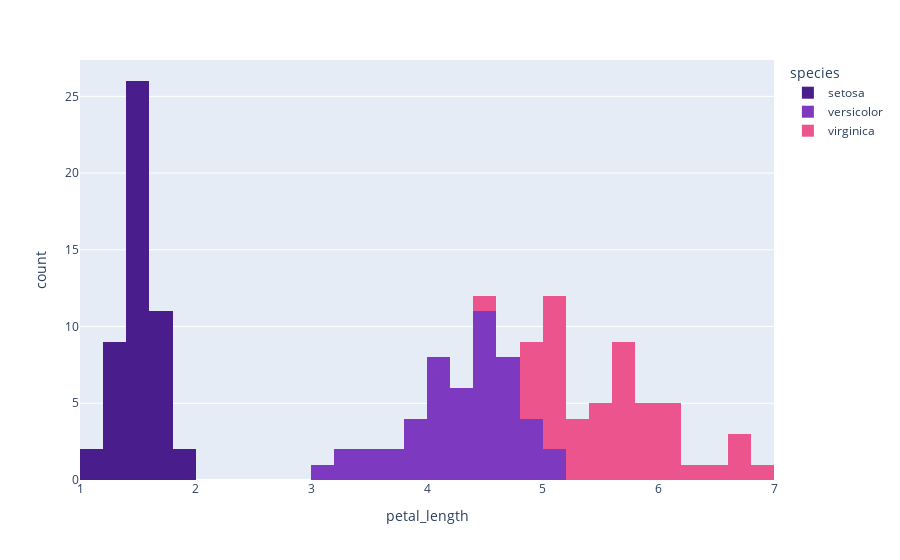

This figure's notebook cell:
### Code cell
fig = px.histogram(data_frame=df, x='petal_length',color='species',color_discrete_sequence=['#491D8B','#7D3AC1','#EB548C'],nbins=30)
fig.show()

### Figure 1 — Plotly figure (JSON) as saved in the notebook; plotly's stock layout.template omitted (floating-point values rounded to 4 significant figures)
{"data": [{"alignmentgroup": "True", "bingroup": "x", "hovertemplate": "species=setosa<br>petal_length=%{x}<br>count=%{y}<extra></extra>", "legendgroup": "setosa", "marker": {"color": "#491D8B", "pattern": {"shape": ""}}, "name": "setosa", "nbinsx": 30, "offsetgroup": "setosa", "orientation": "v", "showlegend": true, "type": "histogram", "x": [1.4, 1.4, 1.3, 1.5, 1.4, 1.7, 1.4, 1.5, 1.4, 1.5, 1.5, 1.6, 1.4, 1.1, 1.2, 1.5, 1.3, 1.4, 1.7, 1.5, 1.7, 1.5, 1, 1.7, 1.9, 1.6, 1.6, 1.5, 1.4, 1.6, 1.6, 1.5, 1.5, 1.4, 1.5, 1.2, 1.3, 1.4, 1.3, 1.5, 1.3, 1.3, 1.3, 1.6, 1.9, 1.4, 1.6, 1.4, 1.5, 1.4], "xaxis": "x", "yaxis": "y"}, {"alignmentgroup": "True", "bingroup": "x", "hovertemplate": "species=versicolor<br>petal_length=%{x}<br>count=%{y}<extra></extra>", "legendgroup": "versicolor", "marker": {"color": "#7D3AC1", "pattern": {"shape": ""}}, "name": "versicolor", "nbinsx": 30, "offsetgroup": "versicolor", "orientation": "v", "showlegend": true, "type": "histogram", "x": [4.7, 4.5, 4.9, 4, 4.6, 4.5, 4.7, 3.3, 4.6, 3.9, 3.5, 4.2, 4, 4.7, 3.6, 4.4, 4.5, 4.1, 4.5, 3.9, 4.8, 4, 4.9, 4.7, 4.3, 4.4, 4.8, 5, 4.5, 3.5, 3.8, 3.7, 3.9, 5.1, 4.5, 4.5, 4.7, 4.4, 4.1, 4, 4.4, 4.6, 4, 3.3, 4.2, 4.2, 4.2, 4.3, 3, 4.1], "xaxis": "x", "yaxis": "y"}, {"alignmentgroup": "True", "bingroup": "x", "hovertemplate": "species=virginica<br>petal_length=%{x}<br>count=%{y}<extra></extra>", "legendgroup": "virginica", "marker": {"color": "#EB548C", "pattern": {"shape": ""}}, "name": "virginica", "nbinsx": 30, "offsetgroup": "virginica", "orientation": "v", "showlegend": true, "type": "histogram", "x": [6, 5.1, 5.9, 5.6, 5.8, 6.6, 4.5, 6.3, 5.8, 6.1, 5.1, 5.3, 5.5, 5, 5.1, 5.3, 5.5, 6.7, 6.9, 5, 5.7, 4.9, 6.7, 4.9, 5.7, 6, 4.8, 4.9, 5.6, 5.8, 6.1, 6.4, 5.6, 5.1, 5.6, 6.1, 5.6, 5.5, 4.8, 5.4, 5.6, 5.1, 5.1, 5.9, 5.7, 5.2, 5, 5.2, 5.4, 5.1], "xaxis": "x", "yaxis": "y"}], "layout": {"barmode": "relative", "legend": {"title": {"text": "species"}, "tracegroupgap": 0}, "margin": {"t": 60}, "xaxis": {"anchor": "y", "domain": [0, 1], "title": {"text": "petal_length"}}, "yaxis": {"anchor": "x", "domain": [0, 1], "title": {"text": "count"}}}}
